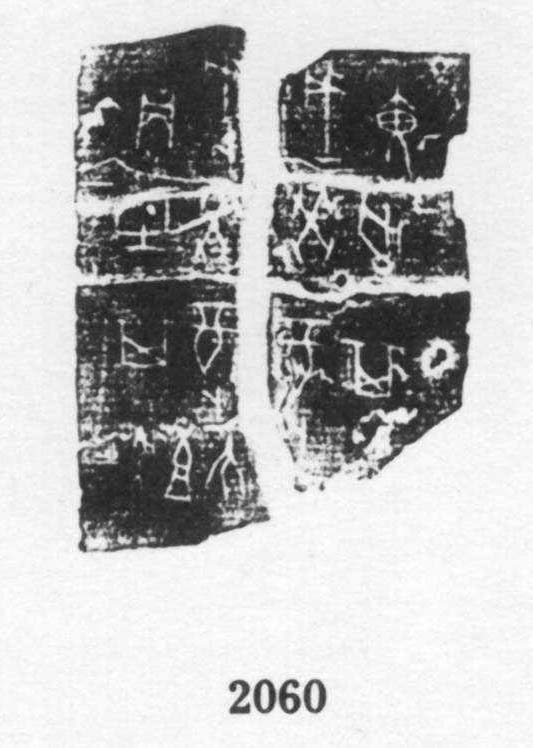
#> input picture 第一问/data/h02060.jpg, 533 x 748 px
$ python '自适应直方图均衡化.py'
#> lines starting #> are read from the running program, lines starting #| are printed output that depends on the picture
# Applying CLAHE (Contrast Limited Adaptive Histogram Equalization)
# to the original image for contrast enhancement
import cv2
import matplotlib.pyplot as plt
from matplotlib.font_manager import FontProperties
font = FontProperties(fname=r"C:\Windows\Fonts\simhei.ttf", size=14)
# 读取图像
original_image = cv2.imread('data/h02060.jpg', 0)  # 以灰度模式读取图像
#> original_image is the input picture: shape (748, 533); min 20, max 255, mean 183.7

equalized_median = cv2.equalizeHist(original_image)
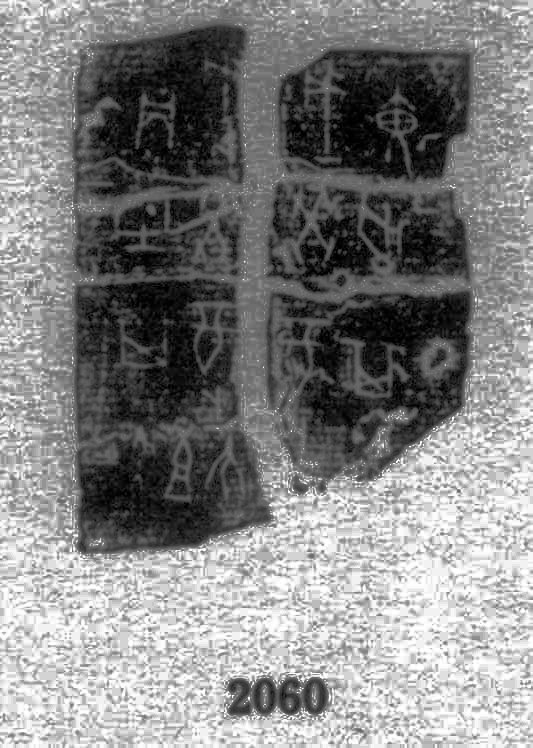
#> equalized_median: shape (748, 533); min 0, max 255, mean 130.2

# Create a CLAHE object (Arguments are optional).
clahe = cv2.createCLAHE(clipLimit=2.0, tileGridSize=(8, 8))
clahe_equalized = clahe.apply(original_image)
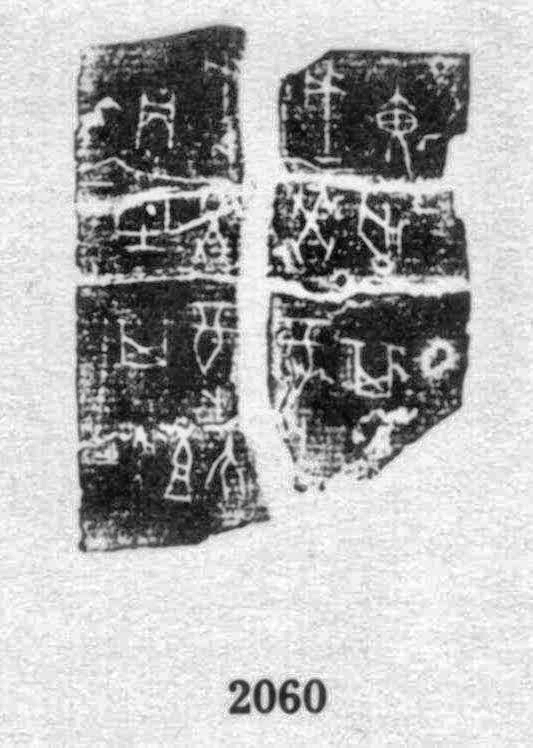
#> clahe_equalized: shape (748, 533); min 4, max 255, mean 176.4

# Display the results using matplotlib
plt.figure(figsize=(15, 5))

# Original image
plt.subplot(1, 2, 1)
plt.imshow(original_image, cmap='gray')
plt.title('原始图像', fontproperties=font)
plt.axis('off')

# CLAHE equalized image
plt.subplot(1, 2, 2)
plt.imshow(clahe_equalized, cmap='gray')
plt.title('自适应直方图均衡化', fontproperties=font)
plt.axis('off')

# Show the plot
plt.show()
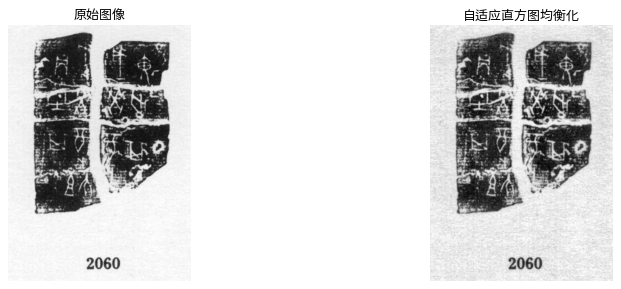
#> figure drawn by matplotlib, 2 panels

$ run again, with 第一问/data/w01637.jpg copied over 第一问/data/h02060.jpg
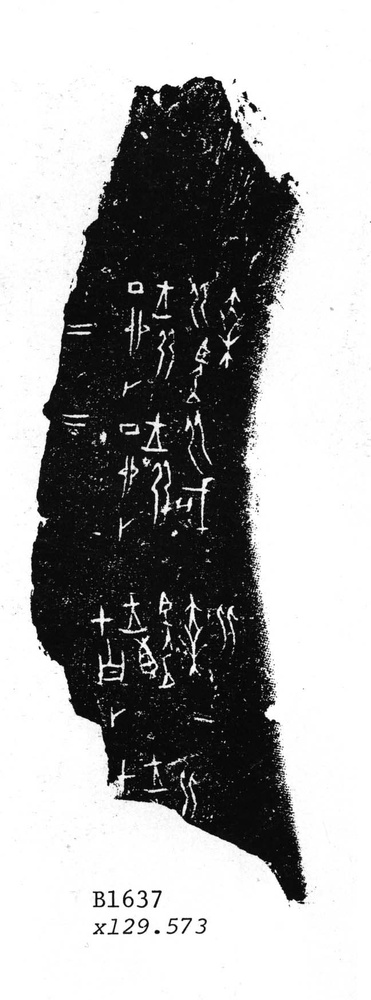
#> input picture 第一问/data/w01637.jpg, 371 x 1000 px, shrunk from 648 x 1745 before the run
#> original_image is the input picture: shape (1000, 371); min 0, max 255, mean 164.6
#> `equalized_median = cv2.equalizeHist(original_image)`:
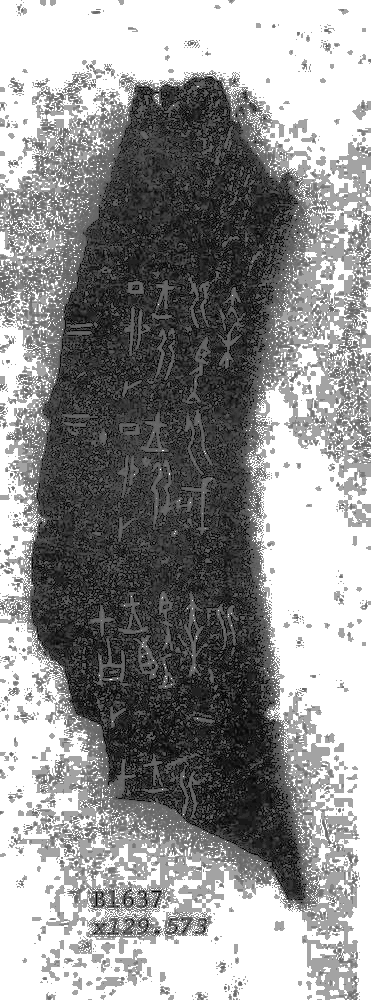
#> equalized_median: shape (1000, 371); min 0, max 255, mean 147.5
#> `plt.show()`:
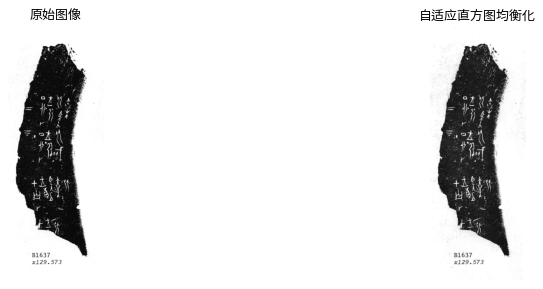
#> figure drawn by matplotlib, 2 panels

$ run again, with 第一问/data/w01870.jpg copied over 第一问/data/h02060.jpg
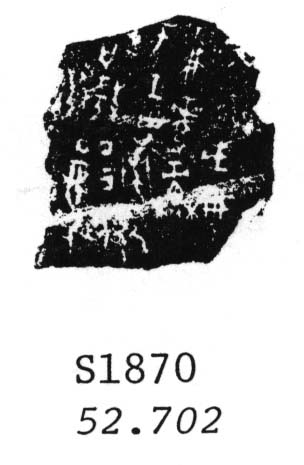
#> input picture 第一问/data/w01870.jpg, 304 x 465 px
#> original_image is the input picture: shape (465, 304); min 0, max 255, mean 183.1
#> `equalized_median = cv2.equalizeHist(original_image)`:
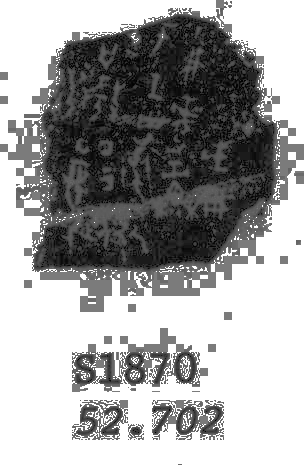
#> equalized_median: shape (465, 304); min 0, max 255, mean 162.4
#> `plt.show()`:
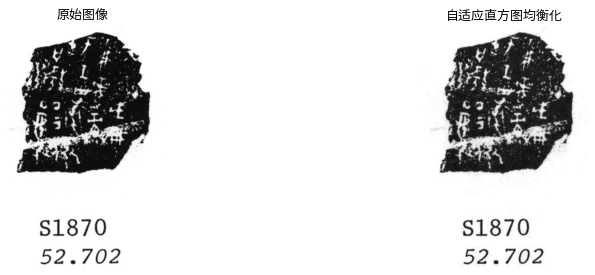
#> figure drawn by matplotlib, 2 panels
